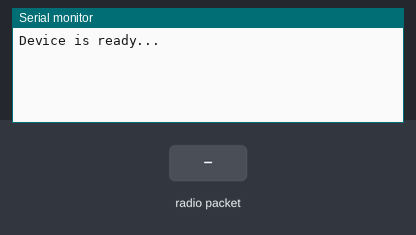
A sketch run on a simulated Arduino Uno, built with avr-gcc and run on an emulated ATmega328P. On the bench: the last lines printed to the serial monitor. The inputs (shaded band) are chosen by the test bench. No radio packets arrive unless stated.

Above: at 1.2 s.
1.3 s: radio packet "1" arrives
At 1.9 s:
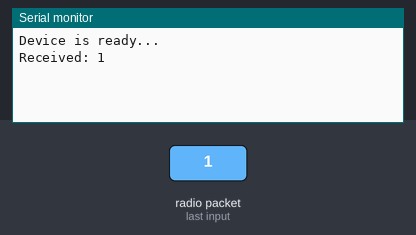
2.8 s: radio packet "0" arrives
At 4.0 s:
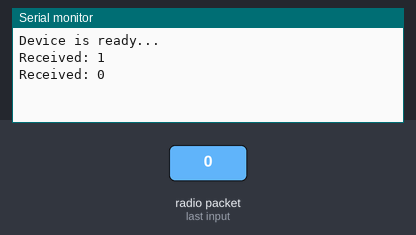
4.3 s: radio packet "2" arrives
At 5.4 s:
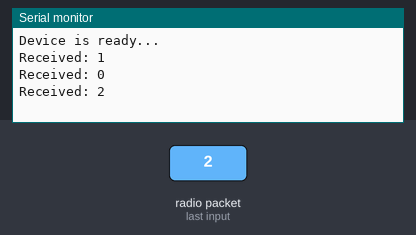

The sketch:

Code_Receiver_433mhz_version2.ino
```cpp
#include <VirtualWire.h>

#include<VirtualWire.h>

byte message[VW_MAX_MESSAGE_LEN];           // buffer to store incoming message
byte messageLength = VW_MAX_MESSAGE_LEN;    // size of msg buffer


void setup() {
  Serial.begin(9600);
  Serial.println("Device is ready...");

  vw_set_rx_pin(12);
  vw_setup(1000);   // bps
  vw_rx_start();

}

void loop() {
  if(vw_get_message(message, &messageLength)) // non blocking
  {
    Serial.print("Received: ");
    for (int i = 0; i < messageLength; i++)
    {
      Serial.write(message[i]);
    }
    Serial.println();
  }
}
```

Measured:
- after the input at 1.3 s, the serial monitor: prints a new line at once (image 1)
- after the input at 2.8 s, the serial monitor: prints a new line at once (image 2)
- after the input at 4.3 s, the serial monitor: prints a new line at once (image 3)
